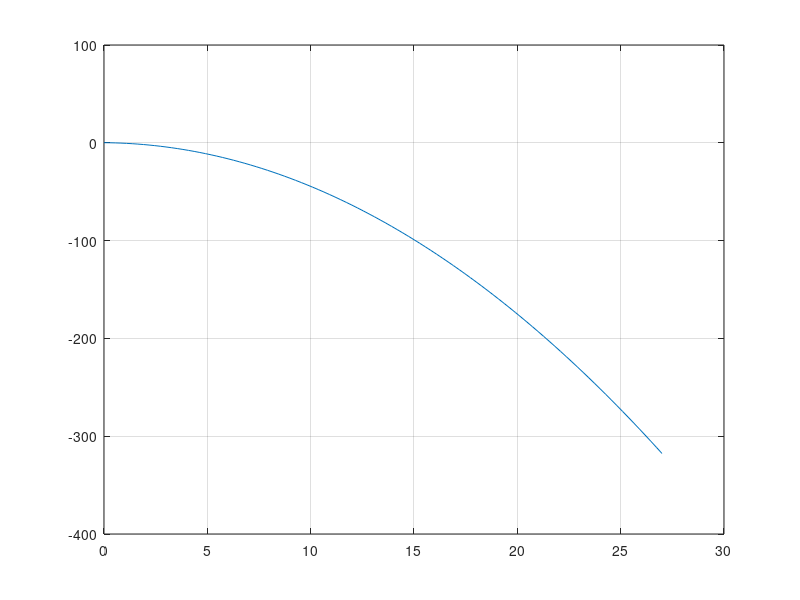

This chart was generated by the following MATLAB code:
x = [ 0, 1, 2, 3, 4, 5];
BLER_list_100 = [0.800, 0.412, 0.103, 0.009, 0.00023034398, 0.0000149];
BLER_list_116 = [0.852, 0.469, 0.107, 0.012, 0.000675, 0.0000612];
BLER_list_128 = [0.923, 0.590, 0.140, 0.014, 0.000483091787, 0.0000321];
BLER_list_136 = [0.937, 0.634, 0.185, 0.017, 0.000594602875, 0.0000492];
BLER_list_144 = [0.964, 0.704, 0.235, 0.027, 0.00144, 0.000117];
BLER_list_160 = [0.983, 0.787, 0.325, 0.044, 0.005, 0.0004];
x_plot = linspace(0,27, 100);
fx = polyfit(x,log2(BLER_list_160),2);
plot(x_plot,(polyval(fx,x_plot)));

(polyval(fx, 25.6))
(polyval(fx, 23.9))

grid on
